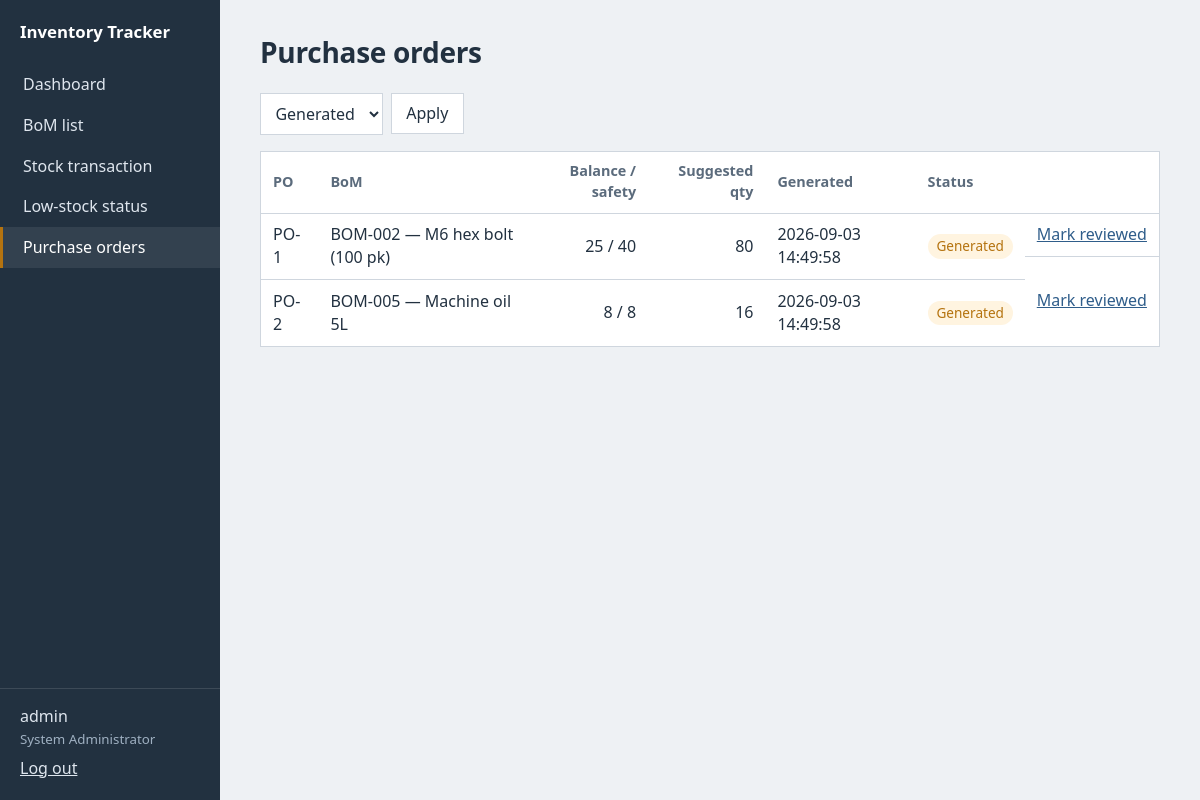
Page /purchase-orders/?status=Generated (signed in) on the committed database.
### tables this page shows
CREATE TABLE users (
    user_id        INTEGER PRIMARY KEY AUTOINCREMENT,
    username       TEXT    NOT NULL UNIQUE,
    password_hash  TEXT    NOT NULL,
    role           TEXT    NOT NULL CHECK (role IN (
                       'Inventory Staff', 'Inventory Manager',
                       'Business Owner', 'System Administrator'))
);

CREATE TABLE purchase_order (
    po_id                INTEGER PRIMARY KEY AUTOINCREMENT,
    bom_id               TEXT    NOT NULL REFERENCES bom(bom_id),
    suggested_reorder_qty INTEGER NOT NULL,
    status               TEXT    NOT NULL DEFAULT 'Generated'
                             CHECK (status IN ('Generated', 'Reviewed')),
    generated_date       TEXT    NOT NULL,
    reviewed_by          INTEGER REFERENCES users(user_id)
);

CREATE TABLE bom (
    bom_id             TEXT    PRIMARY KEY,            -- FR13: unique
    bom_name           TEXT    NOT NULL,
    category           TEXT    NOT NULL,
    price              REAL    NOT NULL CHECK (price >= 0),
    opening_balance    INTEGER NOT NULL CHECK (opening_balance >= 0),
    current_balance    INTEGER NOT NULL CHECK (current_balance >= 0),  -- NFR-07
    safety_stock_level INTEGER NOT NULL CHECK (safety_stock_level >= 0),
    reorder_qty        INTEGER NOT NULL CHECK (reorder_qty > 0),       -- fixed qty (SDD §8C)
    is_active          INTEGER NOT NULL DEFAULT 1,     -- FR6: delete = remove from active list
    created_by         INTEGER REFERENCES users(user_id),
    created_date       TEXT    NOT NULL
);

### app/purchase_orders.py (the view)
@bp.route("/")
@login_required
def list_po():
    status = request.args.get("status", "All")
    sql = """SELECT po.*, b.bom_name, b.current_balance, b.safety_stock_level, u.username AS reviewer
             FROM purchase_order po
             JOIN bom b ON b.bom_id = po.bom_id
             LEFT JOIN users u ON u.user_id = po.reviewed_by"""
    params = []
    if status in ("Generated", "Reviewed"):
        sql += " WHERE po.status = ?"
        params.append(status)
    sql += " ORDER BY po.status = 'Reviewed', po.generated_date DESC"
    rows = get_db().execute(sql, params).fetchall()
    return render_template("purchase_orders.html", pos=rows, status=status)

### app/auth.py (called while the page is built)
@bp.before_app_request
def load_user():
    uid = session.get("user_id")
    g.user = get_db().execute("SELECT * FROM users WHERE user_id = ?", (uid,)).fetchone() if uid else None
    g.can_modify = bool(g.user) and g.user["role"] in MODIFY_ROLES

def login_required(view):
    @wraps(view)
    def wrapped(*a, **kw):
        if g.user is None:
            return redirect(url_for("auth.login"))
        return view(*a, **kw)
    return wrapped

### app/db.py (called while the page is built)
def get_db():
    if "db" not in g:
        g.db = sqlite3.connect(current_app.config["DATABASE"])
        g.db.row_factory = sqlite3.Row
        g.db.execute("PRAGMA foreign_keys = ON")
    return g.db

### app/templates/purchase_orders.html
{% extends "base.html" %}{% block title %}Purchase orders · Inventory Tracker{% endblock %}
{% block content %}
<header class="page"><h1>Purchase orders</h1></header>
<form method="get" class="filters">
  <select name="status" aria-label="PO status">
    {% for s in ['All', 'Generated', 'Reviewed'] %}<option {{ 'selected' if s == status }}>{{ s }}</option>{% endfor %}
  </select>
  <button>Apply</button>
</form>
{% if pos %}
<table>
  <thead><tr><th>PO</th><th>BoM</th><th class="num">Balance / safety</th><th class="num">Suggested qty</th><th>Generated</th><th>Status</th><th></th></tr></thead>
  <tbody>{% for p in pos %}
  <tr><td>PO-{{ p.po_id }}</td><td>{{ p.bom_id }} — {{ p.bom_name }}</td>
    <td class="num">{{ p.current_balance }} / {{ p.safety_stock_level }}</td>
    <td class="num">{{ p.suggested_reorder_qty }}</td><td>{{ p.generated_date }}</td>
    <td><span class="badge {{ 'warn' if p.status == 'Generated' else 'ok' }}">{{ p.status }}{% if p.reviewer %} by {{ p.reviewer }}{% endif %}</span></td>
    <td class="row-actions">{% if p.status == 'Generated' and g.can_modify %}
      <form method="post" action="{{ url_for('po.review', po_id=p.po_id) }}"><button class="link">Mark reviewed</button></form>{% endif %}</td></tr>
  {% endfor %}</tbody>
</table>
{% else %}<p class="empty">No purchase orders. They appear automatically when a BoM reaches its safety stock level.</p>{% endif %}
{% endblock %}

### app/templates/base.html (shortened to what this page needs)
<!doctype html>
<html lang="en">
<head>
<link rel="stylesheet" href="{{ url_for('static', filename='style.css') }}">
</head>
<body>
{% if g.user %}
<nav class="side">
  <div class="brand">Inventory Tracker</div>
  <a href="{{ url_for('dashboard.index') }}" class="{{ 'on' if request.endpoint == 'dashboard.index' }}">Dashboard</a>
  <a href="{{ url_for('bom.list_bom') }}" class="{{ 'on' if request.endpoint and request.endpoint.startswith('bom.') }}">BoM list</a>
  <a href="{{ url_for('txn.new') }}" class="{{ 'on' if request.endpoint == 'txn.new' }}">Stock transaction</a>
  <a href="{{ url_for('dashboard.low_stock') }}" class="{{ 'on' if request.endpoint == 'dashboard.low_stock' }}">Low-stock status</a>
  <a href="{{ url_for('po.list_po') }}" class="{{ 'on' if request.endpoint and request.endpoint.startswith('po.') }}">Purchase orders</a>
  <div class="who">
    <span>{{ g.user.username }}</span>
    <small>{{ g.user.role }}</small>
    <form method="post" action="{{ url_for('auth.logout') }}"><button class="link">Log out</button></form>
  </div>
</nav>
{% endif %}
<main class="{{ 'with-nav' if g.user }}">
  {% block content %}{% endblock %}
</main>
</body>
</html>

### app/static/style.css (style rules this page uses)
:root { --ink: #223140; --ink-soft: #5b6b7c; --paper: #eef1f4; --panel: #ffffff; --line: #cfd6de; --steel: #2f5d8a; --steel-dark: #244a6f; --amber: #b5730f; --amber-bg: #fff4e0; --moss: #3d7a4a; --moss-bg: #e9f4ea; --red: #a63d3d; --red-bg: #fbe9e9; --nav-w: 220px; }
* { box-sizing: border-box; }
html { font-size: 16px; }
body { margin: 0; background: var(--paper); color: var(--ink); font-family: "Avenir Next", "Segoe UI", "Helvetica Neue", Arial, sans-serif; line-height: 1.45; }
a { color: var(--steel); }
h1 { font-size: 1.75rem; font-weight: 600; margin: 0; letter-spacing: -0.01em; }
.side { position: fixed; inset: 0 auto 0 0; width: var(--nav-w); background: var(--ink); color: #dfe6ee; display: flex; flex-direction: column; padding: 1.25rem 0; }
.side .brand { font-weight: 600; color: #fff; padding: 0 1.25rem 1.25rem; font-size: 1.05rem; }
.side a { color: inherit; text-decoration: none; padding: 0.55rem 1.25rem; border-left: 3px solid transparent; }
.side a.on { border-left-color: var(--amber); color: #fff; background: rgba(255,255,255,.08); }
.side .who { margin-top: auto; padding: 1rem 1.25rem 0; border-top: 1px solid rgba(255,255,255,.12); display: grid; gap: 0.1rem; }
.side .who small { color: #9fb0c1; }
.side .who .link { color: #dfe6ee; padding: 0.4rem 0 0; }
main { padding: 2rem 2.5rem 3rem; max-width: 1100px; }
main.with-nav { margin-left: var(--nav-w); }
header.page { display: flex; align-items: center; justify-content: space-between; gap: 1rem; margin-bottom: 1.25rem; }
input, select, button { font: inherit; }
input:not([type=radio]), select { width: 100%; padding: 0.5rem 0.65rem; border: 1px solid var(--line); background: #fff; color: var(--ink); }
.filters { display: flex; gap: 0.5rem; align-items: center; margin-bottom: 1rem; flex-wrap: wrap; }
.filters input, .filters select { width: auto; }
button, .button { display: inline-block; padding: 0.5rem 0.9rem; border: 1px solid var(--line); background: #fff; color: var(--ink); text-decoration: none; cursor: pointer; }
button.link { background: none; border: 0; padding: 0; color: var(--steel); text-decoration: underline; }
table { width: 100%; border-collapse: collapse; background: var(--panel); border: 1px solid var(--line); }
th, td { text-align: left; padding: 0.6rem 0.75rem; border-bottom: 1px solid var(--line); vertical-align: middle; }
th { font-weight: 600; color: var(--ink-soft); font-size: 0.9rem; }
tr:last-child td { border-bottom: 0; }
.num { text-align: right; font-variant-numeric: tabular-nums; }
.badge { display: inline-block; padding: 0.15rem 0.55rem; border-radius: 999px; font-size: 0.85rem; }
.badge.warn { background: var(--amber-bg); color: var(--amber); }
.row-actions { display: flex; gap: 0.75rem; align-items: center; white-space: nowrap; }
.row-actions form { display: inline; }
@media (prefers-reduced-motion: no-preference) { button, .button, .side a { transition: background-color .12s; } }

### rows in the picture
users: user.username "admin", user.role "System Administrator"
purchase_order: po_id "1", bom_id "BOM-002", bom_name "M6 hex bolt (100 pk)", current_balance "25", safety_stock_level "40", suggested_reorder_qty "80", generated_date "2026-09-03 14:49:58", status "Generated"
purchase_order: po_id "2", bom_id "BOM-005", bom_name "Machine oil 5L", current_balance "8", safety_stock_level "8", suggested_reorder_qty "16", generated_date "2026-09-03 14:49:58", status "Generated"

### other values in the picture
form field status "Generated"
